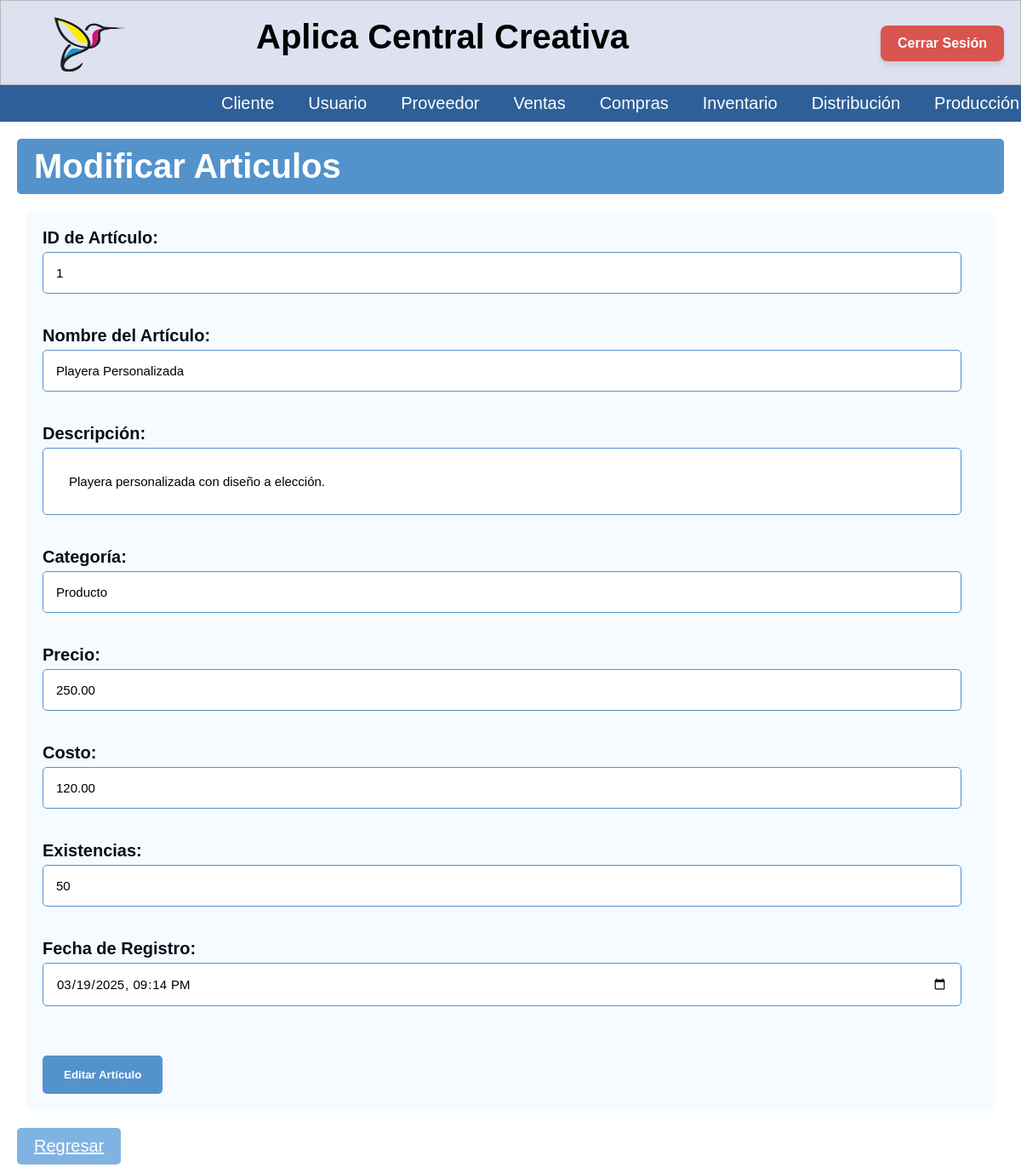
/Inventario/Editar/Modificar_I.php?id_articulo=1 (signed in), run on the app's committed database.
### tables this page shows
create table articulos(
id_articulo INT NOT NULL PRIMARY KEY,
nombre_articulo VARCHAR(70) NOT NULL,
descripcion TEXT NOT NULL,
categoria ENUM('Insumo', 'Producto') NOT NULL,  
precio NUMERIC(16,2),
costo NUMERIC(16,2),
existencias INT NOT NULL DEFAULT 0,
imagen VARCHAR(255),
fecha_registro DATETIME NOT NULL
);

### Inventario/Editar/Modificar_I.php (the view, shortened to what this page needs)
<?php
include('../../BD/ConexionBD.php');
include('../../Nav/header2.php');
?>
    <body>
    <h1 class="titulo">Modificar Articulos</h1>
    <?php
include('../../BD/ConexionBD.php');
$id_articulo = $_GET['id_articulo'];
$sql = "SELECT
        id_articulo,
        nombre_articulo,
        descripcion,
        categoria,
        precio,
        costo,
        existencias,
        fecha_registro
        FROM articulos
        WHERE id_articulo = '$id_articulo'";
$result = mysqli_query($conn, $sql);
if ($result) {
    $articulo = mysqli_fetch_assoc($result);
} else {
    echo "Error al obtener los datos del artículo: " . mysqli_error($conn);
}
?>
<form class="form_edi_usuario" action="Editar_I.php" method="POST">
    <label for="id_articulo">ID de Artículo:</label>
    <input type="text" id="id_articulo" name="id_articulo" value="<?php echo $articulo['id_articulo']; ?>" readonly><br><br>
    <label for="nombre_articulo">Nombre del Artículo:</label>
    <input type="text" id="nombre_articulo" name="nombre_articulo" value="<?php echo $articulo['nombre_articulo']; ?>" maxlength="70" required><br><br>
    <label for="descripcion">Descripción:</label>
    <input type="text" id="descripcion" name="descripcion" value="<?php echo $articulo['descripcion']; ?>" maxlength="50" required><br><br>
    <label for="categoria">Categoría:</label>
    <input type="text" id="categoria" name="categoria" value="<?php echo $articulo['categoria']; ?>" maxlength="50" required><br><br>
    <label for="precio">Precio:</label>
    <input type="text" id="precio" name="precio" value="<?php echo $articulo['precio']; ?>" required><br><br>
    <label for="costo">Costo:</label>
    <input type="text" id="costo" name="costo" value="<?php echo $articulo['costo']; ?>" required><br><br>
    <label for="existencias">Existencias:</label>
    <input type="number" id="existencias" name="existencias" value="<?php echo $articulo['existencias']; ?>" required><br><br>
    <label for="fecha_registro">Fecha de Registro:</label>
    <input type="datetime-local" id="fecha_registro" name="fecha_registro" value="<?php echo date('Y-m-d\TH:i', strtotime($articulo['fecha_registro'])); ?>" required><br><br>
    <input type="submit" value="Editar Artículo">
</form>
<a href="../Inventario.php" class="regresar">Regresar</a>
</html>

### CSS/menu.css (style rules this page uses)
* { padding: 0px; margin: 0px; }

### CSS/cabecera.css (style rules this page uses)
* { font-family: 'Roboto', sans-serif; }
html { font-size: 20px; overflow-y: auto; }

### CSS/tablas_boton.css (style rules this page uses)
.titulo { background-color: #5492cc; color: white; padding: 10px 20px; border: none; border-radius: 5px; cursor: pointer; font-family: 'Poppins', sans-serif; margin-left: 20px; margin-top: 20px; margin-right: 20px; }
a { text-decoration: underline; color: rgb(0, 0, 0); }
.regresar { background-color: #80b3e2; color: white; padding: 10px 20px; border: none; border-radius: 5px; cursor: pointer; font-family: 'Poppins', sans-serif; margin-top: 20px; margin-bottom: 10px; display: inline-block; margin-left: 20px; }

### CSS/formularios.css (style rules this page uses)
.titulo { background-color: #5492cc; color: white; padding: 10px 20px; border: none; border-radius: 5px; cursor: pointer; font-family: 'Poppins', sans-serif; margin-left: 20px; margin-top: 20px; margin-bottom: 20px; margin-right: 20px; }
.form_edi_usuario { max-width: 100%; margin: 20px auto; padding: 20px; background-color: #f6fbff; border-radius: 10px; box-shadow: 0 0 10px rgba(0, 0, 0, 0); font-family: 'Poppins', sans-serif; max-width: 95%; margin-top: 20px; margin-bottom: 20px; margin: 0 auto; padding: 20px; }
.form_edi_usuario input[type="text"], .form_edi_usuario input[type="password"], .form_edi_usuario input[type="number"], .form_edi_usuario input[type="datetime-local"], .form_edi_usuario input[type="option"] .form_edi_usuario select { width: calc(100% - 20px); padding: 15px; margin-bottom: 15px; border: 1px solid #5492cc; border-radius: 5px; box-sizing: border-box; font-family: 'Poppins', sans-serif; font-size: 15px; }
.form_edi_usuario input[type="submit"] { background-color: #5492cc; color: white; padding: 15px 25px; border: none; border-radius: 5px; cursor: pointer; font-family: 'Poppins', sans-serif; margin-top: 20px; font-weight: bold; }
.regresar { background-color: #80b3e2; color: white; padding: 10px 20px; border: none; border-radius: 5px; cursor: pointer; font-family: 'Poppins', sans-serif; margin-top: 20px; margin-bottom: 10px; display: inline-block; margin-left: 20px; }
.form_edi_usuario label { display: block; margin-bottom: 5px; font-weight: bold; color: #030f1a; font-size: 20px; font-family: 'Poppins', sans-serif; }
* { font-family: 'Poppins', sans-serif; margin: 0; padding: 0; box-sizing: border-box; }
#descripcion { padding: 30px; }

### CSS/departamentos.css (style rules this page uses)
a { text-decoration: underline; color: purple; }

### CSS/cabecera2.css (style rules this page uses)
* { padding: 0px; margin: 0px; }
h1, h2 { color: #000000; }

### data on the page
articulos: id_articulo "1", nombre_articulo "Playera Personalizada", descripcion "Playera personalizada con diseño a elección.", categoria "Producto", precio "250.00", costo "120.00", existencias "50", fecha_registro "03/19/2025 21:14"

### other printed values
$nombre "Cliente"
$nombre "Usuario"
$nombre "Proveedor"
$nombre "Ventas"
$nombre "Compras"
$nombre "Inventario"
$nombre "Distribución"
$nombre "Producción"
